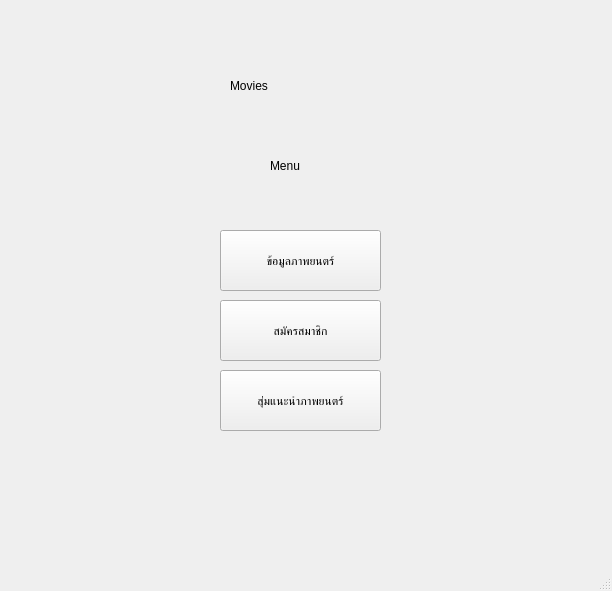
<?xml version="1.0" encoding="UTF-8"?>
<ui version="4.0">
 <class>MainWindow</class>
 <widget class="QMainWindow" name="MainWindow">
  <property name="geometry">
   <rect>
    <x>0</x>
    <y>0</y>
    <width>612</width>
    <height>591</height>
   </rect>
  </property>
  <property name="windowTitle">
   <string>MainWindow</string>
  </property>
  <widget class="QWidget" name="centralwidget">
   <widget class="QPushButton" name="pushButton">
    <property name="geometry">
     <rect>
      <x>220</x>
      <y>230</y>
      <width>161</width>
      <height>61</height>
     </rect>
    </property>
    <property name="text">
     <string>ข้อมูลภาพยนตร์</string>
    </property>
   </widget>
   <widget class="QPushButton" name="pushButton_2">
    <property name="geometry">
     <rect>
      <x>220</x>
      <y>300</y>
      <width>161</width>
      <height>61</height>
     </rect>
    </property>
    <property name="text">
     <string>สมัครสมาชิก</string>
    </property>
   </widget>
   <widget class="QPushButton" name="pushButton_3">
    <property name="geometry">
     <rect>
      <x>220</x>
      <y>370</y>
      <width>161</width>
      <height>61</height>
     </rect>
    </property>
    <property name="text">
     <string>สุ่มแนะนำภาพยนตร์</string>
    </property>
   </widget>
   <widget class="QLabel" name="label">
    <property name="geometry">
     <rect>
      <x>230</x>
      <y>60</y>
      <width>151</width>
      <height>51</height>
     </rect>
    </property>
    <property name="styleSheet">
     <string notr="true">font: 36pt &quot;MS Shell Dlg 2&quot;;</string>
    </property>
    <property name="text">
     <string>Movies</string>
    </property>
   </widget>
   <widget class="QLabel" name="label_2">
    <property name="geometry">
     <rect>
      <x>270</x>
      <y>140</y>
      <width>71</width>
      <height>51</height>
     </rect>
    </property>
    <property name="styleSheet">
     <string notr="true">font: 20pt &quot;MS Shell Dlg 2&quot;;</string>
    </property>
    <property name="text">
     <string>Menu</string>
    </property>
   </widget>
  </widget>
  <widget class="QMenuBar" name="menubar">
   <property name="geometry">
    <rect>
     <x>0</x>
     <y>0</y>
     <width>612</width>
     <height>21</height>
    </rect>
   </property>
  </widget>
  <widget class="QStatusBar" name="statusbar"/>
 </widget>
 <resources/>
 <connections/>
</ui>
